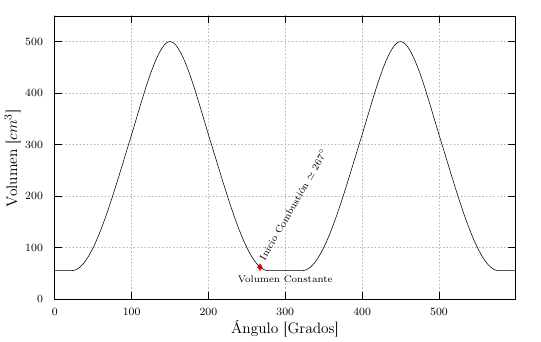

The gnuplot source for this figure:
ifile = "vol.dat"
ofile = "vol.pdf"

set terminal tikz standalone color size 13cm,8cm
set termoption dash
set output ofile

# set label 1 at 4000, 185 '177 N.m.' center
# set label 2 at 6500, 100 '117 CV' center
# set label 3 at 1100, 165 'Torque al freno ' left rotate by 15
# set label 4 at 1100, 35 'Potencia al freno' left rotate by 35
# set label 5 at 4000, 177 "" point pt 5 lc -1 ps 1.5
# set label 6 at 6500, 117 "" point pt 5 lc -1 ps 1.5

set label 1 at 300, 40 'Volumen Constante' center font ',7'
set label 2 at 267, 70 'Inicio Combustión $\simeq 267^{\circ}$' left font ',7' rotate by 60
set label 3 at 267, 62 '' point pt 13 lc 7 ps 1.5

set grid lw 1.5
unset key

set yrange [0:550]
set autoscale xfixmax

set tics font ",8"
set xlabel "Ángulo [Grados]" font ",11"
set ylabel "Volumen [$cm^3$]" font ",11"

set lmargin at screen 0.05
set rmargin at screen 0.95
set bmargin at screen 0.05
set tmargin at screen 0.95
plot ifile u 1:($2/1000) lc -1 w l
